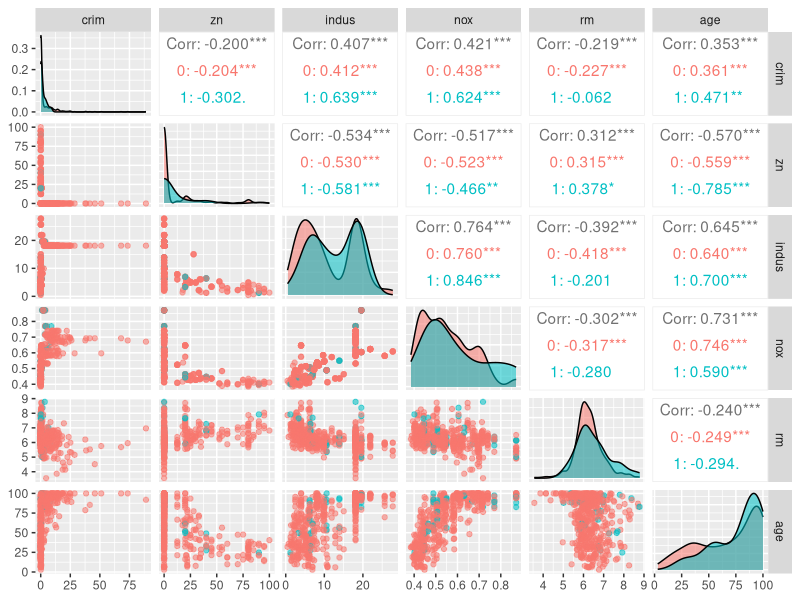
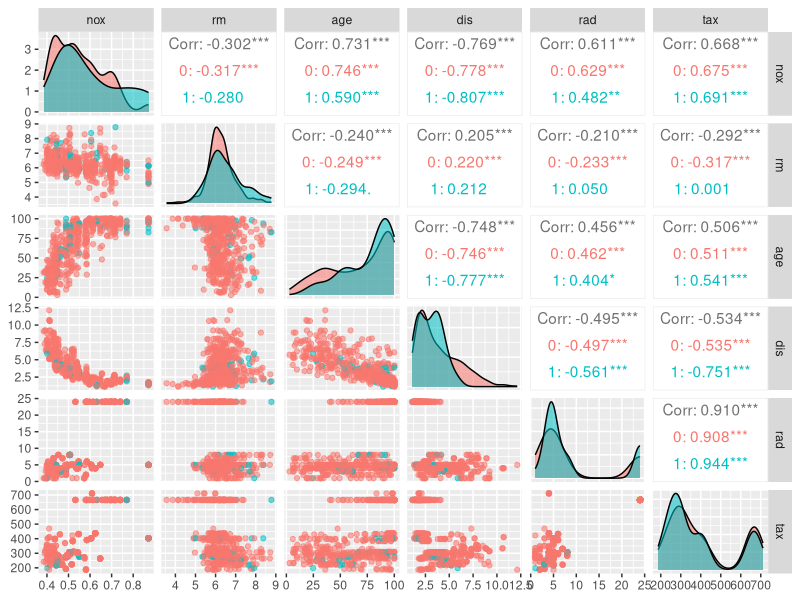
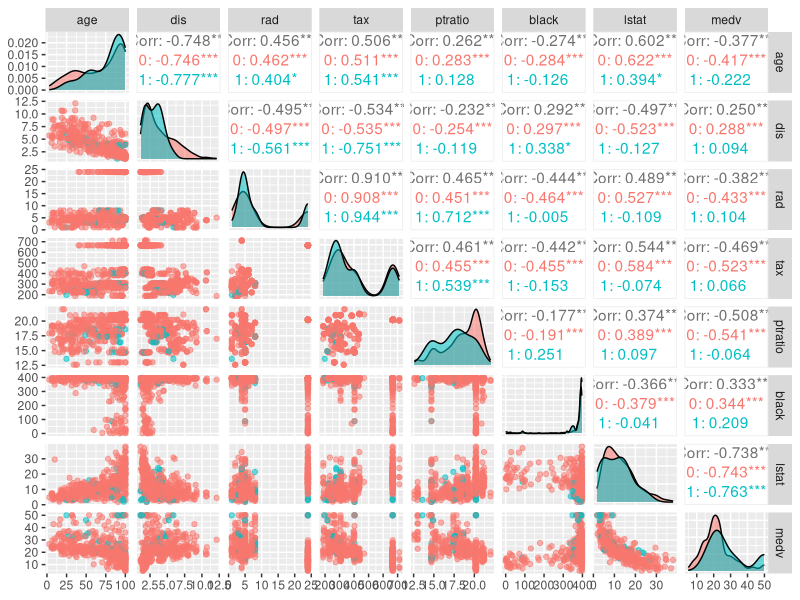
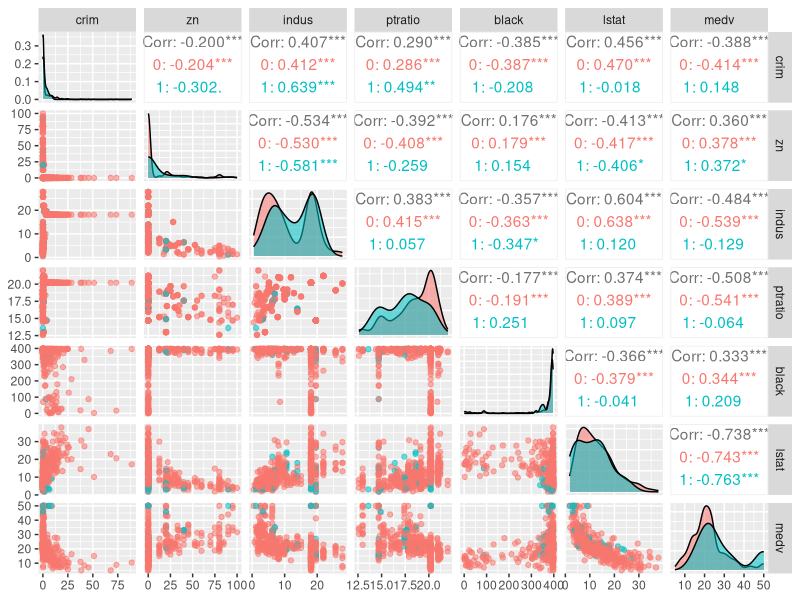

Reproduce these figures in R, in order.
## ---- chunk 1
knitr::opts_chunk$set(echo = TRUE)
library(MASS)
library(ggplot2)
library(GGally)
## ---- chunk 2
library(MASS)
library(ggplot2)
library(GGally)
str(Boston)
summary(Boston)

ggpairs(Boston, columns=c(1,2,3,5,6,7), mapping = aes(col=as.factor(Boston$chas), alpha=0.3), lower = list(combo = wrap("facethist", bins = 20)))
ggpairs(Boston[5:10], mapping = aes(col=as.factor(Boston$chas), alpha=0.3), lower = list(combo = wrap("facethist", bins = 20)))
ggpairs(Boston[7:14], mapping = aes(col=as.factor(Boston$chas), alpha=0.3), lower = list(combo = wrap("facethist", bins = 20)))
ggpairs(Boston[-(4:10)], mapping = aes(col=as.factor(Boston$chas), alpha=0.3), lower = list(combo = wrap("facethist", bins = 20)))
## ---- chunk 3
